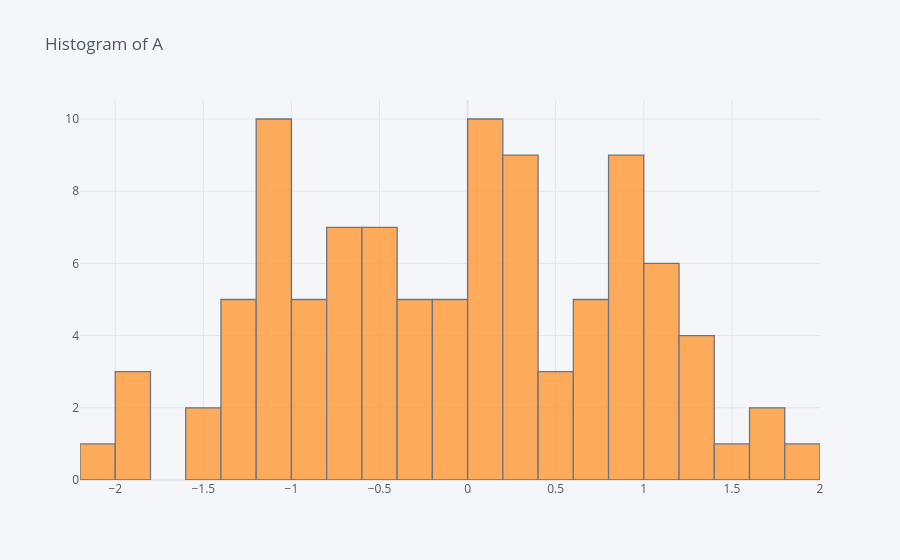

The notebook cell this image was saved under:
### Markdown cell above
### Histogram

### Code cell
df['A'].iplot(kind='hist', bins=25, title='Histogram of A')

### Figure 1 — Plotly figure (JSON) as saved in the notebook; plotly's stock layout.template omitted (floating-point values rounded to 4 significant figures)
{"data": [{"histfunc": "count", "histnorm": "", "marker": {"color": "rgba(255, 153, 51, 1.0)", "line": {"color": "#4D5663", "width": 1.3}}, "name": "A", "nbinsx": 25, "opacity": 0.8, "orientation": "v", "type": "histogram", "x": [1.046, 0.6884, -0.1219, 0.5341, 0.2333, 0.1023, 0.2221, 1.624, 0.2625, -0.2281, 1.92, -1.83, -0.1406, -1.109, -0.4312, 1.056, -0.4093, -0.812, -0.5838, -0.6827, 0.8301, -0.3193, -1.022, -1.139, -1.437, 0.0665, -1.139, 1.384, -0.9934, -0.2305, -1.113, 0.9353, 1.381, -1.159, -1.218, 0.7127, 0.9792, 0.2885, -0.6203, 0.01139, -1.859, 1.676, -0.9186, 0.8964, -1.495, 1.183, 0.8142, 0.1643, 1.296, 0.3914, -0.7324, 1.247, -0.3178, 0.5216, 0.966, 1.058, 0.0403, -1.042, -0.3605, 0.2878, -1.351, 0.3262, -0.5291, 1.129, -0.7893, -0.1456, 0.05103, -0.9265, -0.6033, -1.17, -0.5473, 0.8335, -1.828, -2.087, -0.6674, 0.124, -0.5536, -0.515, 0.1146, 1.084, -0.1196, 0.7077, -1.3, 0.6784, -1.235, 0.8084, 0.3419, 0.9674, 0.3473, -1.051, 0.7346, 0.08616, -0.6176, -0.1521, 1.417, -0.8654, 0.4762, -1.126, -1.228, 0.09038]}], "layout": {"autosize": true, "barmode": "overlay", "legend": {"bgcolor": "#F5F6F9", "font": {"color": "#4D5663"}}, "paper_bgcolor": "#F5F6F9", "plot_bgcolor": "#F5F6F9", "title": {"font": {"color": "#4D5663"}, "text": "Histogram of A"}, "xaxis": {"autorange": true, "gridcolor": "#E1E5ED", "range": [-2.2, 2.0], "showgrid": true, "tickfont": {"color": "#4D5663"}, "title": {"font": {"color": "#4D5663"}, "text": ""}, "type": "linear", "zerolinecolor": "#E1E5ED"}, "yaxis": {"autorange": true, "gridcolor": "#E1E5ED", "range": [0, 10.53], "showgrid": true, "tickfont": {"color": "#4D5663"}, "title": {"font": {"color": "#4D5663"}, "text": ""}, "zerolinecolor": "#E1E5ED"}}}
